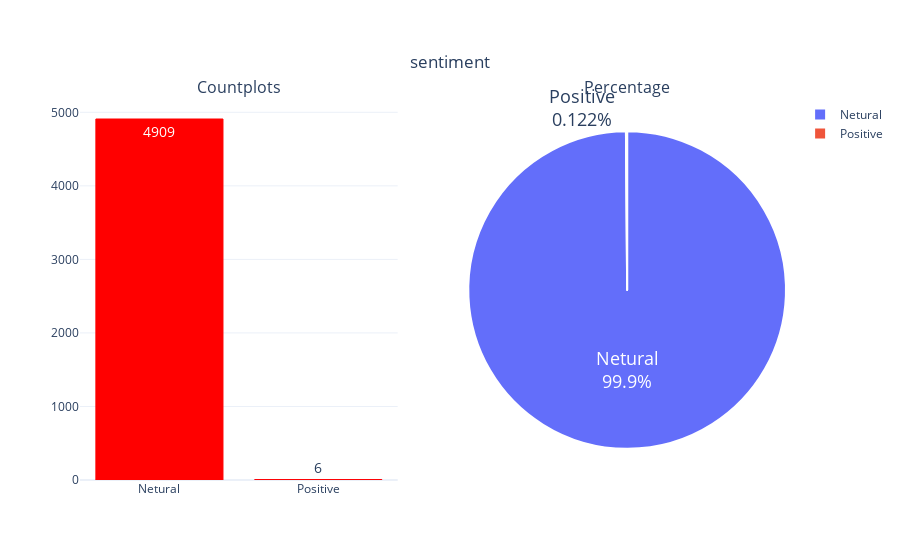

Write notebook code for a chart like this one.
### Code cell
catagorical_variable_summary(df, 'sentiment')

### Figure 1 — Plotly figure (JSON) as saved in the notebook; plotly's stock layout.template omitted (floating-point values rounded to 4 significant figures)
{"data": [{"marker": {"color": ["red", "blue", "green", "yellow", "orange"], "line": {"color": "red", "width": 1}}, "name": "sentiment", "showlegend": false, "text": ["4909", "6"], "textfont": {"size": 14}, "textposition": "auto", "type": "bar", "x": ["Netural", "Positive"], "xaxis": "x", "y": [4909, 6], "yaxis": "y"}, {"domain": {"x": [0.55, 1], "y": [0, 1]}, "labels": ["Netural", "Positive"], "marker": {"line": {"color": "white", "width": 2}}, "name": "sentiment", "showlegend": true, "textfont": {"size": 18}, "textinfo": "percent+label", "type": "pie", "values": [4909, 6]}], "layout": {"annotations": [{"font": {"size": 16}, "showarrow": false, "text": "Countplots", "x": 0.225, "xanchor": "center", "xref": "paper", "y": 1, "yanchor": "bottom", "yref": "paper"}, {"font": {"size": 16}, "showarrow": false, "text": "Percentage", "x": 0.775, "xanchor": "center", "xref": "paper", "y": 1, "yanchor": "bottom", "yref": "paper"}], "title": {"text": "sentiment", "x": 0.5, "xanchor": "center", "y": 0.9, "yanchor": "top"}, "xaxis": {"anchor": "y", "domain": [0, 0.45]}, "yaxis": {"anchor": "x", "domain": [0, 1]}}}
